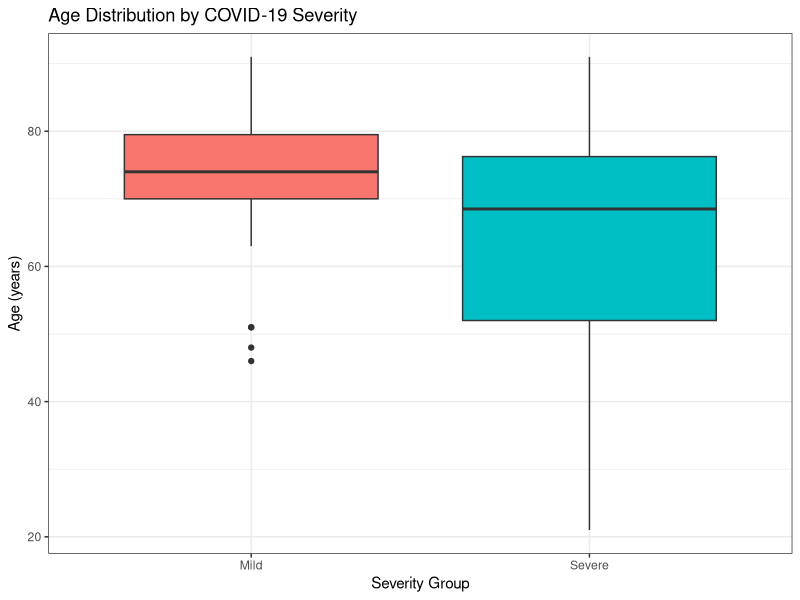
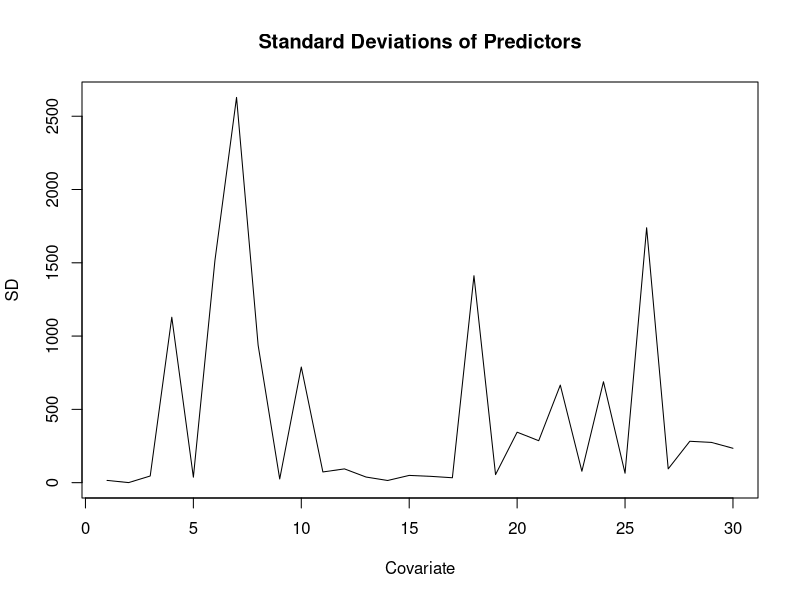
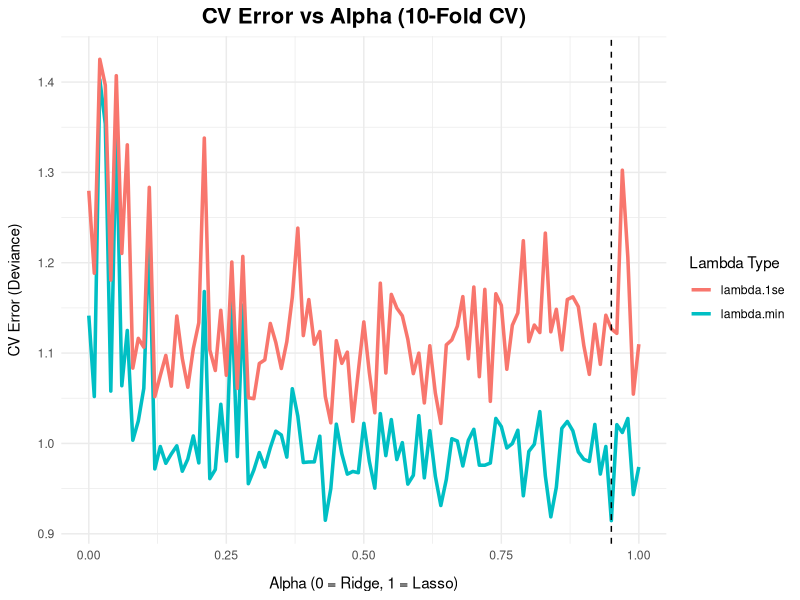
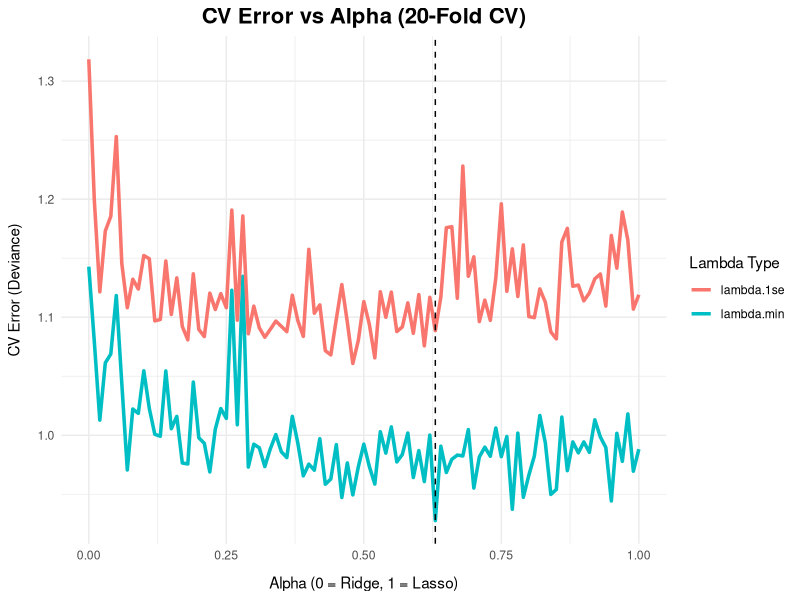
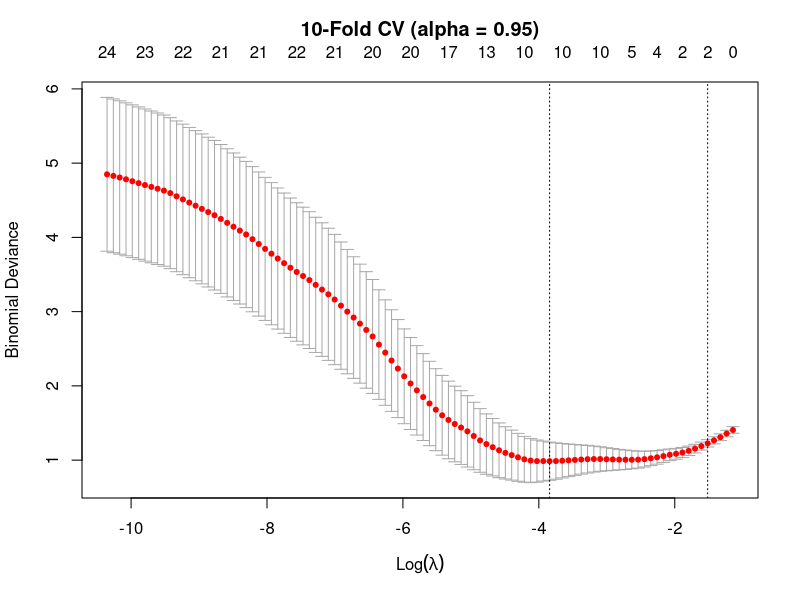
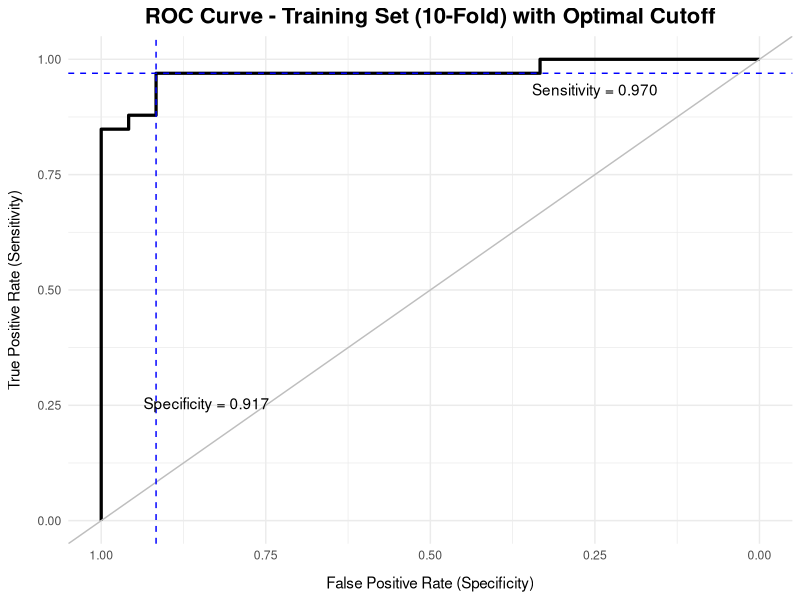
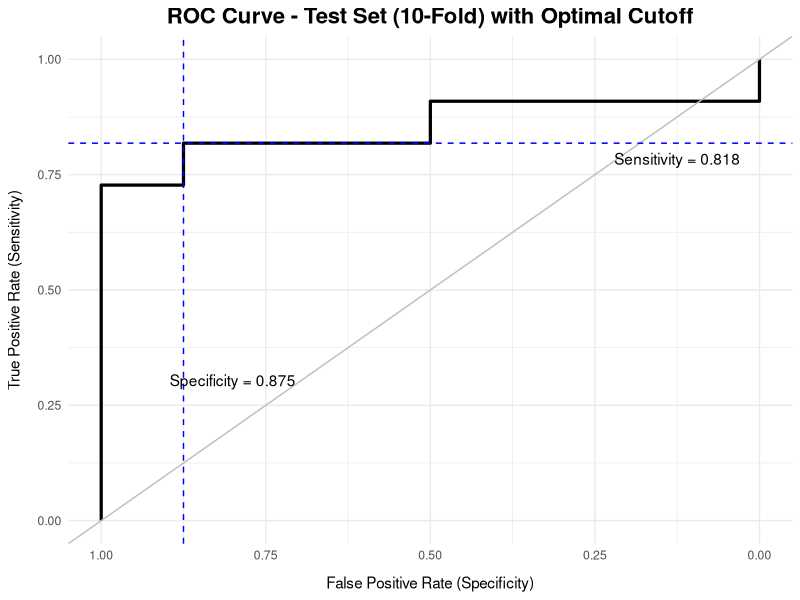
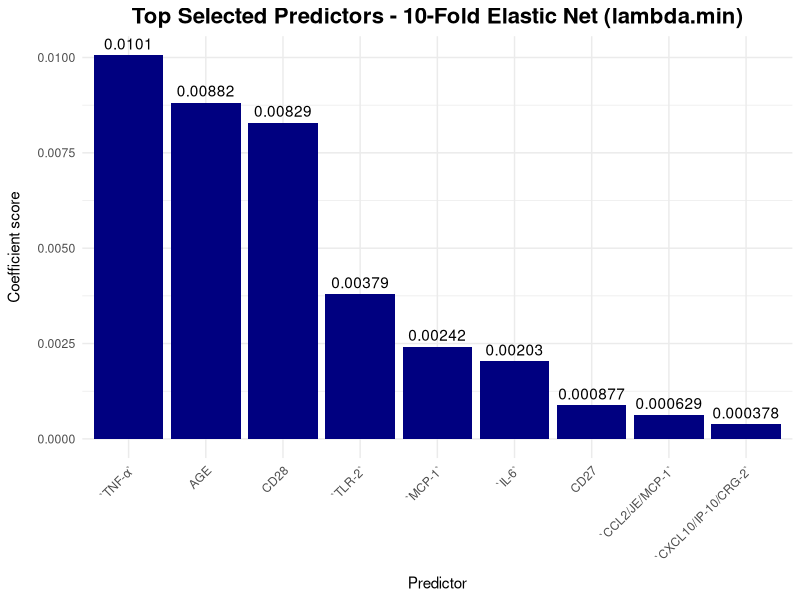

Write the R code that produced these figures, in order.
# === PACKAGES USED ========
library(readxl)
library(glmnet)
library(ggplot2)
library(GGally)
library(pROC)
library(MASS)
library(caret)
library(reshape2)  
library(tidyr)   
library(dplyr)

### TO-DO: print or cat important statistics after each analysis
### TO-DO: need analysis or comparison between 10 and 20-fold (e.g. their predictive performance metrics + which cytokines they selected) --> put into combined visualization

# === 1.1| DATA CLEANING ========
COV <- read_excel("Immunologic profiles of patients with COVID-19.xlsx")
str(COV) # dataset contains measurements of 28 analytes from 76 COVID-19-positive patients; response variable: severity (binary, mild vs. severe)

# Checking for missing values
cat("Number of missing values:", sum(is.na(COV))) # no missing values

# Convert severity to a factor variable
COV$Severity <- as.factor(COV$Severirty)
cat("Severity class distribution:")
table(COV$Severity) # 32 mild, 44 severe

# Remove Patient Number and Severirty
COV <- COV[, !(names(COV) %in% c("Severirty", "Patient Number"))]
str(COV) # SEX is still character

# Convert SEX to numeric
COV$SEX <- ifelse(COV$SEX == "F", 1, 0)
table(COV$SEX)  

cat("Dataset dimensions:", dim(COV))
cat("Column names:")
print(colnames(COV))

# === 1.2| EXPLORATORY DATA ANALYSIS ========
# Age distribution by severity boxplot 

ggplot(data.frame(Age = COV$AGE, Severity = COV$Severity), aes(x = Severity, y = Age, fill = Severity)) +
  geom_boxplot() +
  labs(title = "Age Distribution by COVID-19 Severity", x = "Severity Group", y = "Age (years)") +
  theme_bw() +
  theme(legend.position = "none")

 #Cytokine distribution by severity, single combined plot to be added

# === 1.3 Assumption checks ========

#Class Balance
sev_tab <- table(COV$Severity)
print(sev_tab)
cat("Class ratio (mild:severe):", round(sev_tab[1] / sev_tab[2], 2), "\n")
#Classes reasonably balanced, so no resampling required?

#Multicollinearity check maybe a correlation heatmap of the predictors to be added

# === 2.1 | MODEL MATRIX AND TRAINING/TEST SETS ========
# Create model matrix for glmnet including all effects 
X <- model.matrix(Severity ~., COV)[, -1]
cat("Predictor matrix dimensions:", dim(X))
cat("Predictor names:"); print(colnames(X))


Y <- COV$Severity # severity set as response variable

# Checking predictor standard deviations
plot(as.ts(apply(X, 2, sd)), xlab = "Covariate", ylab = "SD",
     main = "Standard Deviations of Predictors")
# Very variable so standardization is needed; glmnet automatically does standardization


# Create train (75%) & test (25%) sets
set.seed(1717)
train_index <- createDataPartition(Y, p = 0.75, list = FALSE)
X_train <- X[train_index, ]
Y_train <- Y[train_index]
X_test <- X[-train_index, ]
Y_test <- Y[-train_index]

## Confirm class balance in train and test
cat("Training set class distribution:"); print(table(Y_train)) # 57 total, 42% in mild, 58% in severe
cat("Test set class distribution:"); print(table(Y_test)) # 19 total, 42% in mild, 58% in severe

# === 2.2 | GRID SEARCH FOR ALPHA ========
# Function to perform grid search for optimal alpha value with different n-folds 
alpha_search <- function (X, Y, nfolds){
  alpha_grid <- seq(0, 1, .01)
  results <- data.frame()
  set.seed(1717)
  for (a in alpha_grid) {
  cv_model <- cv.glmnet(x = X, 
                        y = Y, 
                        alpha = a, 
                        nfolds = nfolds,
                        family = "binomial",
                        keep = T,
                        standardize = T,
                        type.measure = "deviance")  # Accuracy measure is deviance because AUC could not be used; number of observations is too small per fold
  
  # Store results
  results <- rbind(results, data.frame(
    alpha = a,
    lambda_min = cv_model$lambda.min,
    lambda_1se = cv_model$lambda.1se,
    cvm_min = min(cv_model$cvm),
    cvm_1se = cv_model$cvm[which(cv_model$lambda == cv_model$lambda.1se)]
  ))
  }
  # Extract optimal alpha and lambda
  best_min <- results$alpha[which.min(results$cvm_min)]
  best_1se <- results$alpha[which.min(results$cvm_1se)]
  
  return(list(results = results,
              best_min = best_min,
              best_1se = best_1se))
}

# Perform grid search and obtain optimal alpha for each k-fold CV
alpha_10 <- alpha_search(X_train, Y_train, 10)
best_min_10 <- alpha_10$best_min
best_1se_10 <- alpha_10$best_1se
cat("Best 10 fold alpha (lambda.min):", best_min_10)
cat("Best 10 foldalpha (lambda.1se):", best_1se_10)

alpha_20 <- alpha_search(X_train, Y_train, 20)
best_min_20 <- alpha_20$best_min
best_1se_20 <- alpha_20$best_1se
cat("Best 20 fold alpha (lambda.min):", best_min_20)
cat("Best 20 fold alpha (lambda.1se):", best_1se_20)

# Visualize alpha grid search to decide between alpha values
ggplot(alpha_10$results, aes(x = alpha)) +
  geom_line(aes(y = cvm_min, color = "lambda.min"), linewidth = 1.2) +
  geom_line(aes(y = cvm_1se, color = "lambda.1se"), linewidth = 1.2) +
  geom_vline(xintercept = best_min_10, linetype = "dashed") +
  labs(title = "CV Error vs Alpha (10-Fold CV)",
       x = "Alpha (0 = Ridge, 1 = Lasso)",
       y = "CV Error (Deviance)",
       color = "Lambda Type") +
  theme_minimal() +
  theme(plot.title = element_text(face = "bold", size = 16, hjust = 0.5),
        axis.title.x = element_text(margin = margin(t = 10)),
        axis.title.y = element_text(margin = margin(r = 10))) 

ggplot(alpha_20$results, aes(x = alpha)) +
  geom_line(aes(y = cvm_min, color = "lambda.min"), linewidth = 1.2) +
  geom_line(aes(y = cvm_1se, color = "lambda.1se"), linewidth = 1.2) +
  geom_vline(xintercept = best_min_20, linetype = "dashed") +
  labs(title = "CV Error vs Alpha (20-Fold CV)",
       x = "Alpha (0 = Ridge, 1 = Lasso)",
       y = "CV Error (Deviance)",
       color = "Lambda Type") +
  theme_minimal() +
  theme(plot.title = element_text(face = "bold", size = 16, hjust = 0.5),
        axis.title.x = element_text(margin = margin(t = 10)),
        axis.title.y = element_text(margin = margin(r = 10))) 
# alpha_min will be used as it has the lowest CV error and will thus maximize predictive accuracy

# Helper functions for next steps
# Function to determine cutoffs for sensitivity, specificity, and classification
get_cutoff <- function(AUC) {
  snsp <- cbind(AUC$sensitivities, AUC$specificities)
  indx <- which.max(apply(snsp, 1, min))
  return(data.frame(sensitivity = snsp[indx, 1],
                    specificity = snsp[indx, 2],
                    cutoff = AUC$threshold[indx]))
} 

# Function to obtain metrics from confusion matrix; positive is set to second factor
get_metrics <- function(mat, pos = 2) {
  neg <- if (pos == 2) 1 else 2
  sn <- mat[pos, pos] / sum(mat[pos, ])
  sp <- mat[neg, neg] / sum(mat[neg, ])
  acc <- (mat[neg, neg] + mat[pos, pos]) / sum(mat)
  return(unlist(list(sensitivity = sn, specificity = sp, accuracy = acc)))
}

# === 3.1 | ELASTIC NET MODEL (10-FOLD) ========
set.seed(1717)
cv_10 <- cv.glmnet(X_train, Y_train, nfolds = 10, family = "binomial", alpha = best_min_10, type.measure = "deviance")
plot(cv_10)
title(main = paste0("10-Fold CV (alpha = ", best_min_10, ")"), line = 2.3)

prd_train_10 <- predict(cv_10, newx = X_train, type = "response", s = cv_10$lambda.min)[, 1]
prd_test_10 <- predict(cv_10, newx = X_test, type = "response", s = cv_10$lambda.min)[, 1]

# Test prediction accuracy with AUC-ROC curves(Change plots to be made with ggplot and overlay curves)
AUC_train_10 <- roc(Y_train, prd_train_10)
AUC_test_10  <- roc(Y_test,  prd_test_10)
cat("Training AUC:", auc(AUC_train_10))
cat("Test AUC:    ", auc(AUC_test_10))


# Determine cutoffs for model with 10-folds
cut_train_10 <- get_cutoff(AUC_train_10)
cut_test_10 <- get_cutoff(AUC_test_10)
cat("Training set optimal cutoff:"); print(cut_train_10)
cat("Test set optimal cutoff:"); print(cut_test_10)

# Make confusion matrix for model
conf_10 <- table(y = Y_test, yhat = as.numeric(prd_test_10 > cut_test_10$cutoff))
metrics_10 <- get_metrics(conf_10)
cat("Confusion Matrix (10-Fold, Test Set):") 
print(conf_10)
cat("Performance Metrics (10-Fold, Test Set):") 
print(metrics_10)

# Plot ROC curve with optimal cutoff
# Training set
ggroc(AUC_train_10, linewidth = 1.1) +
  labs(title = "ROC Curve - Training Set (10-Fold) with Optimal Cutoff",
       x = "False Positive Rate (Specificity)",
       y = "True Positive Rate (Sensitivity)") +
  geom_abline(slope = 1, intercept = 1, 
               color = "grey") +
  geom_hline(yintercept = cut_train_10$sensitivity,
             linetype = "dashed",
             color = "blue") + 
  geom_vline(xintercept = cut_train_10$specificity,
             linetype = "dashed",
             color = "blue") +
  annotate("text", 
           x = 0.84,
           y = 0.25,
           label = "paste(Specificity, \" = 0.917\")", parse = T) +
  annotate("text", 
           x = 0.25,
           y = 0.93,
           label = "paste(Sensitivity, \" = 0.970\")", parse = T) +
  theme_minimal() +
  theme(plot.title = element_text(face = "bold", size = 16, hjust = 0.5),
        axis.title.x = element_text(margin = margin(t = 10)),
        axis.title.y = element_text(margin = margin(r = 10))) 

# Test set
ggroc(AUC_test_10, linewidth = 1.1) +
  labs(title = "ROC Curve - Test Set (10-Fold) with Optimal Cutoff",
       x = "False Positive Rate (Specificity)",
       y = "True Positive Rate (Sensitivity)") +
  geom_abline(slope = 1, intercept = 1, 
              color = "grey") +
  geom_hline(yintercept = cut_test_10$sensitivity,
             linetype = "dashed",
             color = "blue") + 
  geom_vline(xintercept = cut_test_10$specificity,
             linetype = "dashed",
             color = "blue") +
  annotate("text", 
           x = 0.8,
           y = 0.3,
           label = "paste(Specificity, \" = 0.875\")", parse = T) +
  annotate("text", 
           x = 0.125,
           y = 0.78,
           label = "paste(Sensitivity, \" = 0.818\")", parse = T) +
  theme_minimal() +
  theme(plot.title = element_text(face = "bold", size = 16, hjust = 0.5),
        axis.title.x = element_text(margin = margin(t = 10)),
        axis.title.y = element_text(margin = margin(r = 10))) 

# Obtain most significant coefficients as predicted by model
coef(cv_10, s = cv_10$lambda.min)
coef_10_min <- coef(cv_10,s = cv_10$lambda.min)[-1,1]

# With 10-fold CV and using min for alpha and lambda, elastic net regression selected 9 relevant variables; 7 are negative and 2 are positive

select_10  <- sort(abs(coef_10_min[coef_10_min != 0]), decreasing = TRUE)
cat("Selected predictors (10-Fold, lambda.min):") 
print(round(coef_10_min[coef_10_min != 0], 4))
cat("Number of non-zero predictors:", length(select_10))
cat("Most influential predictor:", names(select_10)[1])

selected_10 <- data.frame(Predictor = names(select_10),
                          Value = select_10)
selected_10$Predictor <- factor(selected_10$Predictor, levels = selected_10$Predictor)
rownames(selected_10) <- NULL
# Notes: TNF-a has the most influence

# Ranking of top predictors 
ggplot(selected_10, aes(x = Predictor, y = Value)) +
  geom_col(fill = "navy") +
  geom_text(aes(label = signif(Value, 3)), vjust = -0.5) +
  labs(title = "Top Selected Predictors - 10-Fold Elastic Net (lambda.min)",
       x = "Predictor",
       y = "Coefficient score") +
  theme_minimal() +
  theme(plot.title = element_text(face = "bold", size = 16, hjust = 0.5),
        axis.title.x = element_text(margin = margin(t = 8)),
        axis.title.y = element_text(margin = margin(r = 10)),
        axis.text.x = element_text(angle = 45, hjust = 1)) 


# what are your thoughts on this kinda graph instead
df_coef_10 <- data.frame(Predictor = names(select_10), Coefficient = select_10, Direction = ifelse(coef_10_min[names(select_10)] > 0, "Positive", "Negative"))

ggplot(df_coef_10, aes(x = reorder(Predictor, Coefficient), y = Coefficient, fill = Direction)) +
  geom_col() +
  coord_flip() +
  scale_fill_manual(values = c("Positive" = "navy", "Negative" = "maroon")) +
  labs(title = "Top Predictors 10-Fold Elastic Net", x = "Predictor", y = "Coefficient(absolute value)", caption = "Red = associated with higher severity; Blue = associated with lower severity") +
  theme_bw() +
  theme(plot.title = element_text(face = "bold", hjust = 0.5))

#it highlights what was pos and negative >:) 

# === 3.2 | ELASTIC NET MODEL (20-FOLD) ========
set.seed(1717)
cv_20 <- cv.glmnet(X_train, Y_train, nfolds = 20, family = "binomial", alpha = best_min_20, type.measure = "deviance")
plot(cv_20)
title(main = paste0("20-Fold CV (alpha = ", best_min_20, ")"), line = 2.5)

prd_train_20 <- predict(cv_20, newx = X_train, type = "response", s = cv_20$lambda.min)[, 1]
prd_test_20  <- predict(cv_20, newx = X_test,  type = "response", s = cv_20$lambda.min)[, 1]

# Test prediction accuracy with AUC-ROC curves
AUC_train_20 <- roc(Y_train, prd_train_20)
AUC_test_20  <- roc(Y_test,  prd_test_20)
cat("Training AUC:", auc(AUC_train_20))
cat("Test AUC:    ", auc(AUC_test_20))

# Determine cutoffs for model with 20-folds
cut_train_20 <- get_cutoff(AUC_train_20)
cut_test_20 <- get_cutoff(AUC_test_20)
cat("Training set optimal cutoff:"); print(cut_train_20)
cat("Test set optimal cutoff:"); print(cut_test_20)


# Make confusion matrix for model
conf_20 <- table(y = Y_test, yhat = as.numeric(prd_test_20 > cut_test_20$cutoff))
conf_20
metrics_20 <- get_metrics(conf_20)
cat("Confusion Matrix (20-Fold):\n"); print(conf_20)
cat("Performance Metrics (20-Fold):\n"); print(get_metrics(conf_20))

# Plot ROC curve with optimal cutoff
# Training set
ggroc(AUC_train_20, linewidth = 1.1) +
  labs(title = "ROC Curve - Training Set (20-Fold) with Optimal Cutoff",
       x = "False Positive Rate (Specificity)",
       y = "True Positive Rate (Sensitivity)") +
  geom_abline(slope = 1, intercept = 1, 
              color = "grey") +
  geom_hline(yintercept = cut_train_20$sensitivity,
             linetype = "dashed",
             color = "blue") + 
  geom_vline(xintercept = cut_train_20$specificity,
             linetype = "dashed",
             color = "blue") +
  annotate("text", 
           x = 0.84,
           y = 0.25,
           label = "paste(Specificity, \" = 0.917\")", parse = T) +
  annotate("text", 
           x = 0.25,
           y = 0.84,
           label = "paste(Sensitivity, \" = 0.879\")", parse = T) +
  theme_minimal() +
  theme(plot.title = element_text(face = "bold", size = 16, hjust = 0.5),
        axis.title.x = element_text(margin = margin(t = 10)),
        axis.title.y = element_text(margin = margin(r = 10))) 

# Test set
ggroc(AUC_test_20, linewidth = 1.1) +
  labs(title = "ROC Curve - Test Set (20-Fold) with Optimal Cutoff",
       x = "False Positive Rate (Specificity)",
       y = "True Positive Rate (Sensitivity)") +
  geom_abline(slope = 1, intercept = 1, 
              color = "grey") +
  geom_hline(yintercept = cut_test_20$sensitivity,
             linetype = "dashed",
             color = "blue") + 
  geom_vline(xintercept = cut_test_20$specificity,
             linetype = "dashed",
             color = "blue") +
  annotate("text", 
           x = 0.8,
           y = 0.3,
           label = "paste(Specificity, \" = 0.875\")", parse = T) +
  annotate("text", 
           x = 0.125,
           y = 0.78,
           label = "paste(Sensitivity, \" = 0.818\")", parse = T) +
  theme_minimal() +
  theme(plot.title = element_text(face = "bold", size = 16, hjust = 0.5),
        axis.title.x = element_text(margin = margin(t = 10)),
        axis.title.y = element_text(margin = margin(r = 10))) 

# Obtain most significant coefficients as predicted by model
coef(cv_20, s = cv_20$lambda.min)
coef_20_min <- coef(cv_20,s = cv_20$lambda.min)[-1,1]
coef_20_min[coef_20_min!=0] 


# With 20-fold CV and using min for alpha and lambda, elastic net regression selected 9 relevant variables; 8 are negative and 1 is positive

select_20  <- sort(abs(coef_20_min[coef_20_min != 0]), decreasing = TRUE)

cat("Selected predictors (20-Fold):")
print(round(coef_20_min[coef_20_min != 0], 4))
cat("Number of non-zero predictors:", length(select_20))
cat("Most influential predictor:", names(select_20)[1])

selected_20 <- data.frame(Predictor = names(select_20),
                          Value = select_20)
selected_20$Predictor <- factor(selected_20$Predictor, levels = selected_20$Predictor)
rownames(selected_20) <- NULL
# Notes: TNF-a has the most influence

# Ranking of top predictors 
ggplot(selected_20, aes(x = Predictor, y = Value)) +
  geom_col(fill = "maroon") +
  geom_text(aes(label = signif(Value, 3)), vjust = -0.5) +
  labs(title = "Top Selected Predictors - 20-Fold Elastic Net (lambda.min)",
       x = "Predictor",
       y = "Coefficient score") +
  theme_minimal() +
  theme(plot.title = element_text(face = "bold", size = 16, hjust = 0.5),
        axis.title.x = element_text(margin = margin(t = 8)),
        axis.title.y = element_text(margin = margin(r = 10)),
        axis.text.x = element_text(angle = 45, hjust = 1)) 

# Comparison plot for 10-fold vs 20-fold
ggroc(list("10-Fold" = AUC_test_10, "20-Fold" = AUC_test_20), linewidth = 1) +
  scale_color_manual(values = c("10-Fold" = "navy", "20-Fold" = "maroon")) +
  geom_abline(slope = 1, intercept = 1, color = "grey") +
  annotate("text", x = 0.25, y = 0.15, label = paste0("10-Fold AUC = ", round(auc(AUC_test_10), 3)), color = "navy", fontface = "bold") +
  annotate("text", x = 0.25, y = 0.07, label = paste0("20-Fold AUC = ", round(auc(AUC_test_20), 3)), color = "maroon", fontface = "bold") +
  labs(title = "Test Set ROC Curves: 10-Fold vs 20-Fold", x = "Specificity", y = "Sensitivity", color = "Model") +
  theme_minimal() +
  theme(plot.title = element_text(face = "bold", hjust = 0.5))

# For MN: please compare the predictors in the 10-fold and 20-fold models; idk how but show which ones wre exclusive in one and shared in both
# would a table work here 

comparison_df <- data.frame(
  Metric = c("Alpha (lambda.min)", "Train AUC", "Test AUC", "Test Sensitivity", "Test Specificity", "Test Accuracy", "Predictors Selected"),
  `10-Fold` = c(best_min_10, round(auc(AUC_train_10), 4), round(auc(AUC_test_10), 4), round(metrics_10["sensitivity"], 4), round(metrics_10["specificity"], 4), round(metrics_10["accuracy"], 4), length(selected_10)),
  `20-Fold` = c(best_min_20, round(auc(AUC_train_20), 4), round(auc(AUC_test_20), 4), round(metrics_20["sensitivity"], 4), round(metrics_20["specificity"], 4), round(metrics_20["accuracy"], 4), length(select_20)))
print(comparison_df, row.names = FALSE)

#
#Shared vs exclusive predictors i feel like we have enough graphs ;-;
vars_10 <- names(select_10)
vars_20 <- names(select_20)
shared <- intersect(vars_10, vars_20)
only_10 <- setdiff(vars_10, vars_20)
only_20 <- setdiff(vars_20, vars_10)

cat("Shared predictors (in both models):", paste(shared,  collapse = ", "))
cat("Exclusive to 10-fold model:", paste(only_10, collapse = ", "))
cat("Exclusive to 20-fold model:", paste(only_20, collapse = ", "))


#combined coefficient data frame for if i can figure out how i wanna plot this
all_preds <- union(vars_10, vars_20)
df_compare <- data.frame(Predictor = all_preds, Coef_10 = coef_10_min[all_preds], Coef_20 = coef_20_min[all_preds], 
                         Group = ifelse(all_preds %in% shared, "Shared", ifelse(all_preds %in% only_10, "10-Fold Only", "20-Fold Only")))


# === 4 | STATISTICAL ANALYSIS OF PREDICTORS ======== #TO-DO: check if this is correct
# Wilcoxon test for age 
wilcox.test(AGE ~ Severity, data = COV) #p-value = 0.02017
wtest_age <- wilcox.test(AGE ~ Severity, data = COV)
cat("Wilcoxon test for Age ~ Severity: p-value =", round(wtest_age$p.value, 4))

# Model with age as only predictor
model_age <- glm(Severity ~ AGE, data = COV, family = "binomial")
summary(model_age)
### 4.3% decrease in odds per 1 unit increase in age??? 
# yeah that kinda makes sense based on the graph below, I think its because most ages in the mild range were over 50 while severe had ones in their 20s. the correlation thing under also gives a negative value 

# Correlation of age with predicted probability in 10 and 20 fold model
prd_all_10 <- predict(cv_10, newx = X, type = "response", s = cv_10$lambda.min)[, 1]
prd_all_20 <- predict(cv_20, newx = X, type = "response", s = cv_20$lambda.min)[, 1]

cat("Correlation of Age with predicted severity probability:")
cat("10-Fold model:", round(cor(COV$AGE, prd_all_10), 4))
cat("20-Fold model:", round(cor(COV$AGE, prd_all_20), 4))

# Scatterplot of age vs probability
ggplot(data.frame(Age = COV$AGE, Prob = prd_all_10, Severity = factor(COV$Severity, labels = c("Mild","Severe"))), aes(x = Age, y = Prob, color = Severity)) +
  geom_point(size = 3) +
  geom_smooth(method = "loess", color = "black") +
  scale_color_manual(values = c("Mild" = "navy", "Severe" = "maroon")) +
  labs(title = "Age vs Probability of Severe COVID-19",
       x = "Age (years)", y = "Probability of Severity") +
  theme_bw()


# Modelling effects of age and cytokines 
summary(glm(Severity ~ AGE + `TNF-α` + CD28 + `MCP-1` + `IL-6` + CD27 + `CCL2/JE/MCP-1` + `CXCL10/IP-10/CRG-2`, data = COV, family = binomial)) # Predictors from 10-fold (TLR-2 not included as it is not a cytokine); IL-6, CD28, and MCP-1 remain statistically significant, 

summary(glm(Severity ~ AGE + `TNF-α` + `IL-6` + CD27 + CD28 + `MCP-1` + `PD-L2-5` + `PD-L2`, data = COV, family = binomial)) # Predictors from 20-fold (PTX3 not included as it is not a cytokine)
# Age is not significant when cytokines are included, so cytokines may be confounding; as such, need to see interactions of age with cytokines; IL-6 remains statistically significant, PD-L2-5 and PD-L2 are multicollinear

# Modelling effects of age interactions with cytokines
summary(glm(Severity ~ AGE * (`TNF-α` + CD28 + `MCP-1` + `IL-6` + CD27 + `CCL2/JE/MCP-1` + `CXCL10/IP-10/CRG-2`), data = COV, family = binomial)) # Predictors from 10-fold
# TNF-a, CD28, IL-6, and CD27, and their interactions with age are statistically significant

summary(glm(Severity ~ AGE * (`TNF-α` + `IL-6` + CD27 + CD28 + `MCP-1` + `PD-L2-5` + `PD-L2`), data = COV, family = binomial)) # Predictors from 20-fold
# Age is not significant when alone, but is significant when including interactions; effects of CD27 and TNF-a decrease with age while effects of CD28, IL-6, and PD-L2-5 increase with age
